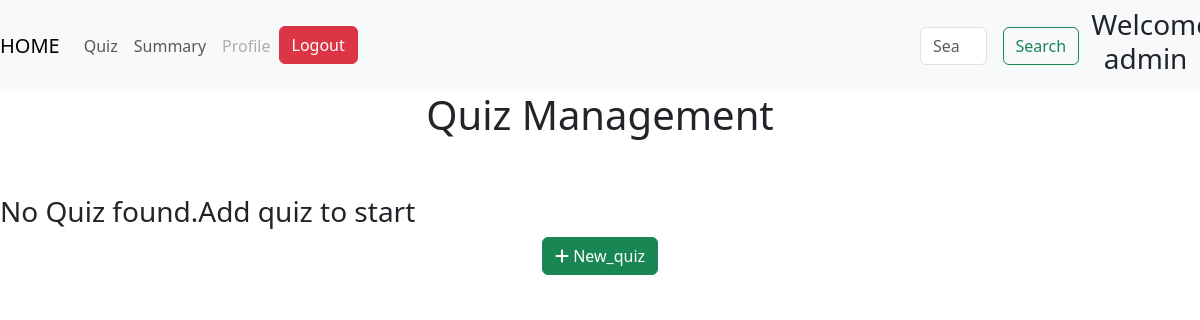
Page /quizz on the earlier database version.
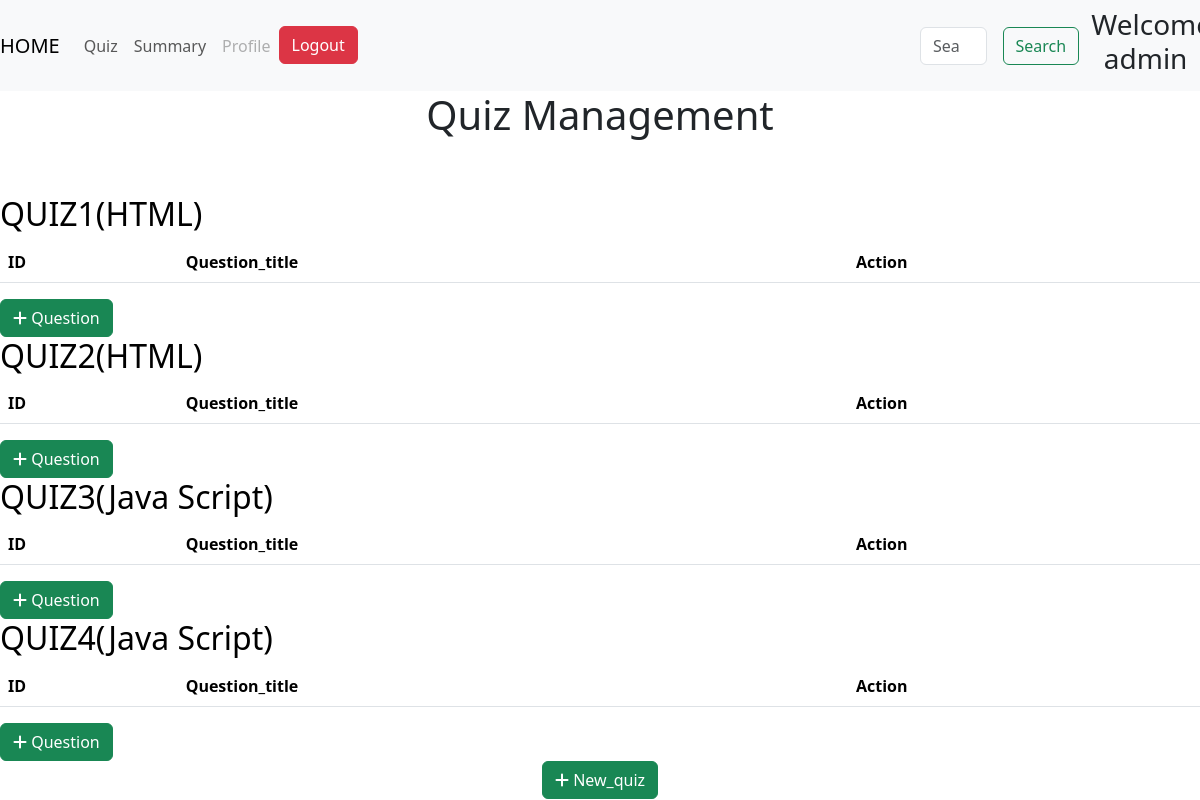
Same page on the later database version.
### models.py (models this page shows)
class Quiz(db.Model):
    id =db.Column(db.Integer, primary_key=True, autoincrement=True)
    chapter_id=db.Column(db.Integer, db.ForeignKey('chapter.id'), nullable=False)
    date_of_quiz=db.Column(db.Date, nullable=False)
    time_duration= db.Column(db.Integer, nullable=False)
    no_of_questions=db.Column(db.Integer, nullable=True)
    notes=db.Column(db.String(50), nullable=True)
    questions=db.relationship('Question', backref='quiz', lazy=True)

class Chapter(db.Model):
    id =db.Column(db.Integer, primary_key=True, autoincrement=True)
    subject_id=db.Column(db.Integer, db.ForeignKey('subject.id'), nullable=False)
    name=db.Column(db.String(50), nullable=False)
    description=db.Column(db.String(100), nullable=True)
    quizs=db.relationship('Quiz', backref='chapter', lazy=True)

### routes.py (the view)
@app.route('/quizz',methods=['GET','POST'])
def quizz():
    chapters = Chapter.query.all()
    quizzes=Quiz.query.all()
    return render_template('quiz_management.html', quizzes=quizzes, chapters=chapters)

### templates/quiz_management.html (shortened to what this page needs)
<!DOCTYPE html>
<html lang="en">
<head>
    <link href="https://cdn.jsdelivr.net/npm/bootstrap@5.3.2/dist/css/bootstrap.min.css" rel="stylesheet">
    <link rel="stylesheet" href="https://cdnjs.cloudflare.com/ajax/libs/aos/2.3.4/aos.css">
    <link rel="stylesheet" href="https://cdnjs.cloudflare.com/ajax/libs/font-awesome/6.7.2/css/all.min.css">
    <link href="https://cdn.jsdelivr.net/npm/bootstrap@5.3.3/dist/css/bootstrap.min.css" rel="stylesheet">
</head>
<body>
    <nav class="navbar navbar-expand-lg navbar-light bg-light">
        <a class="navbar-brand" href="/admin">HOME</a>
        <div class="collapse navbar-collapse" id="navbarSupportedContent">
          <ul class="navbar-nav mr-auto">
            <li class="nav-item active">
              <a class="nav-link" href="{{ url_for('quizz') }}">Quiz <span class="sr-only">(current)</span></a>
            </li>
            <li class="nav-item">
              <a class="nav-link" href="#">Summary</a>
            </li>
            <li class="nav-item">
              <a class="nav-link disabled" href="#">Profile</a>
            </li>
            <li class="nav_item">
                <a href="/login" class="btn btn-danger">Logout</a>
            </li>
          </ul>
          <form class="form-inline my-2 my-lg-0" style="display: flex; margin-left:50%;">
            <input class="form-control mr-sm-2" type="search" placeholder="Search" aria-label="Search">
            <button class="btn btn-outline-success my-2 my-sm-0" type="submit" style="margin-left: 1rem;">Search</button>
          </form>
          <div>
            <h3 style="padding-left: 10%; text-align:center">Welcome admin</h3>
          </div>
        </div>
      </nav>
       <h1 style="text-align: center;">Quiz Management</h1>
       <br>
       <br>
       {% if quizzes %}
       {% for quiz in quizzes %}
       <div>
        <h2 >
          {% set chapter = chapters|selectattr('id', 'equalto', quiz.chapter_id)|list|first %}
          <a href="{{ url_for('quizz', quiz_id=quiz.id) }}" style="text-decoration: none; color:black;">QUIZ{{ quiz.id }}({{ chapter.name }})</a>
        </h2>
        <table class="table">
          <thead>
            <tr>
              <th>ID</th>
              <th>Question_title</th>
              <th>Action</th>
            </tr>
          </thead>
        </table>
        <a href="" class="btn btn-success">
          <i class="fas fa-add"></i>
          Question
        </a>
       </div>
       {% endfor %}
       {% else %}
       <h3> No Quiz found.Add quiz to start <h3>
       {% endif %}
       <div style="text-align: center;">
        <a href="{{ url_for('new_quiz') }}" class="btn btn-success">
          <i class="fas fa-add"></i>
          New_quiz
        </a>
       </div>
</body>
</html>

Differences in the rows shown:
added Quiz: id "1"
added Chapter: name "HTML"
added Quiz: id "2"
added Quiz: id "3"
added Chapter: name "Java Script"
added Quiz: id "4"
Other differences:
text no longer shown: "No Quiz found.Add quiz to start"
